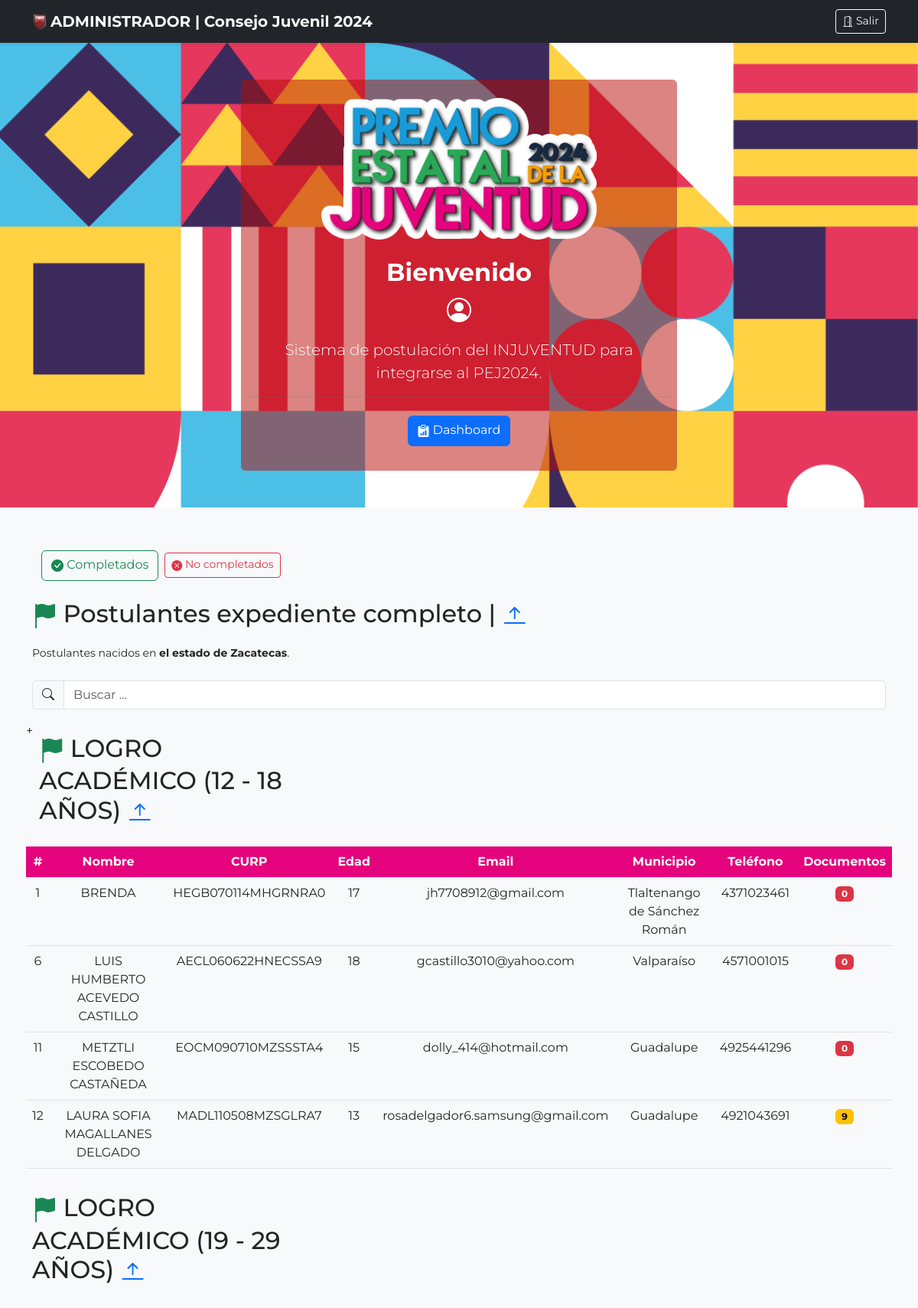
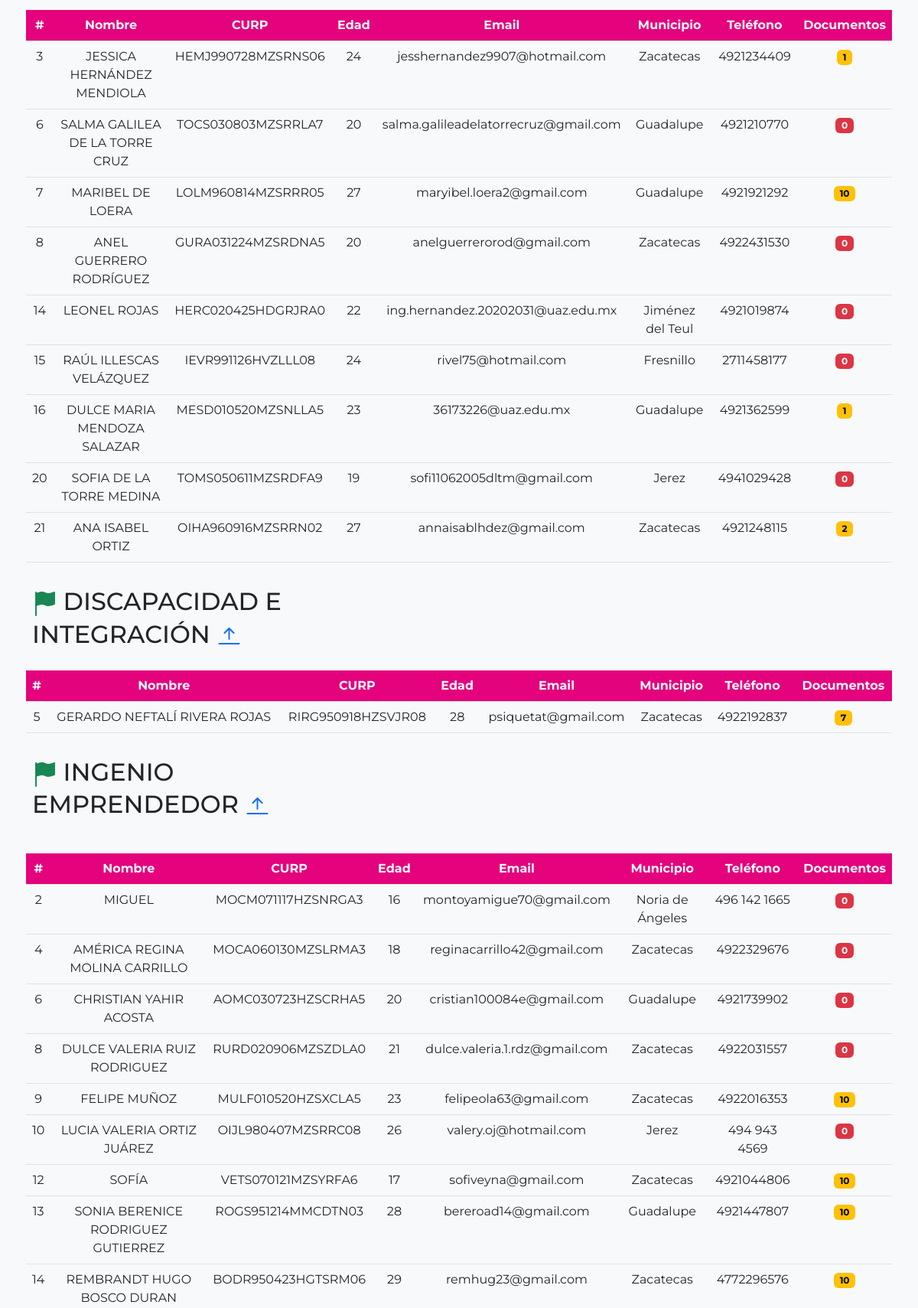
Screenshot of /sistema/admin/index_no_completados.php (upper part) with the database file from the repository (2 pictures, top to bottom).
### tables this page shows
CREATE TABLE `categorias` (
  `id` int(11) NOT NULL,
  `nombre` varchar(50) NOT NULL
);

CREATE TABLE `usr` (
  `id` int(11) NOT NULL,
  `usr` varchar(36) DEFAULT NULL,
  `pwd` varchar(100) DEFAULT NULL,
  `perfil` int(11) DEFAULT NULL,
  `curp` varchar(18) DEFAULT NULL,
  `nombre` varchar(100) DEFAULT NULL,
  `edad` int(11) DEFAULT NULL,
  `municipio` int(11) DEFAULT NULL,
  `telefono` varchar(30) DEFAULT NULL,
  `categoria` int(11) DEFAULT NULL
);

CREATE TABLE `municipio` (
  `id` int(11) NOT NULL,
  `municipio` varchar(50) NOT NULL
);

### sistema/admin/query/lista_postulantes_no_completados2.php (the view)
<?php
include('qc.php');
$sqlCategoria = "SELECT * FROM categorias ORDER BY id ASC";
$resultadoCategorias = $conn->query($sqlCategoria);
while($rowCategoria=$resultadoCategorias->fetch_assoc()){
    $categoria = $rowCategoria['id'];
    echo'
    <p class="h2">
          <i class="bi bi-flag-fill text-success"></i>
          '.$rowCategoria['nombre'].'
              <a href="#inicio">
                <i class="bi bi-arrow-bar-up"></i>
              </a>
          </p>
          <table class="table">
            <thead class="text-light text-center" style="background:#e4037d">
                <tr>
                <th scope="col">#</th>
                <th scope="col">Nombre</th>
                <th scope="col">CURP</th>
                <th scope="col">Edad</th>
                <th scope="col">Email</th>
                <th scope="col">Municipio</th>
                <th scope="col">Teléfono</th>
                <th scope="col">Documentos</th>
                </tr>
            </thead>
            <tbody class="text-center">
    ';
    $x = 0;
    $sqlUsr = "SELECT * FROM usr WHERE categoria = '$categoria' AND perfil = 1 ORDER BY id ASC";
    $resultadoUsr = $conn->query($sqlUsr);
    while($rowUsr=$resultadoUsr->fetch_assoc()){
        $x++;
        $idD = $rowUsr['id'];
        $sqlDoc = "SELECT * FROM documentos WHERE id_ext='$idD'";
        $resultadoDoc = $conn->query($sqlDoc);
        $noDocs=$resultadoDoc->num_rows;
        if($noDocs < 11){
        echo'
        <tr>
            <td>'.$x.'</td>
            <td style="text-transform: uppercase;">'.$rowUsr['nombre'].'</td>
            <td>'.$rowUsr['curp'].'</td>
            <td>'.$rowUsr['edad'].'</td>
            <td>'.$rowUsr['usr'].'</td>';
            $idMun = $rowUsr['municipio'];
            $idMun = "SELECT * FROM municipio WHERE id = '$idMun'";
            $resultadoMun = $conn->query($idMun);
            $rowMun = $resultadoMun->fetch_assoc();
        echo'
            <td>'.$rowMun['municipio'].'</td>
            ';
        echo'
            <td>'.$rowUsr['telefono'].'</td>';
        if($noDocs==0){
            echo'
            <td><span class="badge text-bg-danger">'.$noDocs.'</span></td>
            ';
        }
        else if($noDocs >= 1 && $noDocs <= 10 ){
            echo'
            <a href="#">
            <td><a href="listado_docs.php?id='.$idD.'"><span class="badge text-bg-warning">'.$noDocs.'</span></a></td>
            </a>
            ';
        }
        else if($noDocs == 11 ){
            echo'
            <td><a href="listado_docs.php?id='.$idD.'"><span class="badge text-bg-primary">'.$noDocs.'</span></a></td>
            ';
        }
        echo'</tr>
        ';
    }
}
        echo '
            </tbody>
        </table>
        ';
}
?>

### sistema/admin/index_no_completados.php (style rules this page uses)
body { font-family: 'Montserrat', sans-serif; }
.bi { vertical-align: -.125em; fill: currentColor; }

### rows the page displays
categorias: nombre "LOGRO ACADÉMICO (12 - 18 AÑOS)"
usr: nombre "BRENDA", curp "HEGB070114MHGRNRA0", edad "17", usr "jh7708912@gmail.com", municipio.municipio "Tlaltenango de Sánchez Román", telefono "4371023461", noDocs "0"
usr: nombre "LUIS HUMBERTO ACEVEDO CASTILLO", curp "AECL060622HNECSSA9", edad "18", usr "gcastillo3010@yahoo.com", municipio.municipio "Valparaíso", telefono "4571001015", noDocs "0"
usr: nombre "METZTLI ESCOBEDO CASTAÑEDA", curp "EOCM090710MZSSSTA4", edad "15", usr "dolly_414@hotmail.com", municipio.municipio "Guadalupe", telefono "4925441296", noDocs "0"
usr: nombre "LAURA SOFIA MAGALLANES DELGADO", curp "MADL110508MZSGLRA7", edad "13", usr "rosadelgador6.samsung@gmail.com", municipio.municipio "Guadalupe", telefono "4921043691", noDocs "9"
categorias: nombre "LOGRO ACADÉMICO (19 - 29 AÑOS)"
usr: nombre "JESSICA HERNÁNDEZ MENDIOLA", curp "HEMJ990728MZSRNS06", edad "24", usr "jesshernandez9907@hotmail.com", municipio.municipio "Zacatecas", telefono "4921234409", noDocs "1"
usr: nombre "SALMA GALILEA DE LA TORRE CRUZ", curp "TOCS030803MZSRRLA7", edad "20", usr "salma.galileadelatorrecruz@gmail.com", municipio.municipio "Guadalupe", telefono "4921210770", noDocs "0"
usr: nombre "MARIBEL DE LOERA", curp "LOLM960814MZSRRR05", edad "27", usr "maryibel.loera2@gmail.com", municipio.municipio "Guadalupe", telefono "4921921292", noDocs "10"
usr: nombre "ANEL GUERRERO RODRÍGUEZ", curp "GURA031224MZSRDNA5", edad "20", usr "anelguerrerorod@gmail.com", municipio.municipio "Zacatecas", telefono "4922431530", noDocs "0"
usr: nombre "LEONEL ROJAS", curp "HERC020425HDGRJRA0", edad "22", usr "ing.hernandez.20202031@uaz.edu.mx", municipio.municipio "Jiménez del Teul", telefono "4921019874", noDocs "0"
usr: nombre "RAÚL ILLESCAS VELÁZQUEZ", curp "IEVR991126HVZLLL08", edad "24", usr "rivel75@hotmail.com", municipio.municipio "Fresnillo", telefono "2711458177", noDocs "0"
usr: nombre "DULCE MARIA MENDOZA SALAZAR", curp "MESD010520MZSNLLA5", edad "23", usr "36173226@uaz.edu.mx", municipio.municipio "Guadalupe", telefono "4921362599", noDocs "1"
usr: nombre "SOFIA DE LA TORRE MEDINA", curp "TOMS050611MZSRDFA9", edad "19", usr "sofi11062005dltm@gmail.com", municipio.municipio "Jerez", telefono "4941029428", noDocs "0"
usr: nombre "ANA ISABEL ORTIZ", curp "OIHA960916MZSRRN02", edad "27", usr "annaisablhdez@gmail.com", municipio.municipio "Zacatecas", telefono "4921248115", noDocs "2"
categorias: nombre "DISCAPACIDAD E INTEGRACIÓN"
usr: nombre "GERARDO NEFTALÍ RIVERA ROJAS", curp "RIRG950918HZSVJR08", edad "28", usr "psiquetat@gmail.com", municipio.municipio "Zacatecas", telefono "4922192837", noDocs "7"
categorias: nombre "INGENIO EMPRENDEDOR"
usr: nombre "MIGUEL", curp "MOCM071117HZSNRGA3", edad "16", usr "montoyamigue70@gmail.com", municipio.municipio "Noria de Ángeles", telefono "496 142 1665", noDocs "0"
usr: nombre "AMÉRICA REGINA MOLINA CARRILLO", curp "MOCA060130MZSLRMA3", edad "18", usr "reginacarrillo42@gmail.com", municipio.municipio "Zacatecas", telefono "4922329676", noDocs "0"
usr: nombre "CHRISTIAN YAHIR ACOSTA", curp "AOMC030723HZSCRHA5", edad "20", usr "cristian100084e@gmail.com", municipio.municipio "Guadalupe", telefono "4921739902", noDocs "0"
usr: nombre "DULCE VALERIA RUIZ RODRIGUEZ", curp "RURD020906MZSZDLA0", edad "21", usr "dulce.valeria.1.rdz@gmail.com", municipio.municipio "Zacatecas", telefono "4922031557", noDocs "0"
usr: nombre "FELIPE MUÑOZ", curp "MULF010520HZSXCLA5", edad "23", usr "felipeola63@gmail.com", municipio.municipio "Zacatecas", telefono "4922016353", noDocs "10"
usr: nombre "LUCIA VALERIA ORTIZ JUÁREZ", curp "OIJL980407MZSRRC08", edad "26", usr "valery.oj@hotmail.com", municipio.municipio "Jerez", telefono "494 943 4569", noDocs "0"
usr: nombre "SOFÍA", curp "VETS070121MZSYRFA6", edad "17", usr "sofiveyna@gmail.com", municipio.municipio "Zacatecas", telefono "4921044806", noDocs "10"
usr: nombre "SONIA BERENICE RODRIGUEZ GUTIERREZ", curp "ROGS951214MMCDTN03", edad "28", usr "bereroad14@gmail.com", municipio.municipio "Guadalupe", telefono "4921447807", noDocs "10"
usr: nombre "REMBRANDT HUGO BOSCO DURAN", curp "BODR950423HGTSRM06", edad "29", usr "remhug23@gmail.com", municipio.municipio "Zacatecas", telefono "4772296576", noDocs "10"
